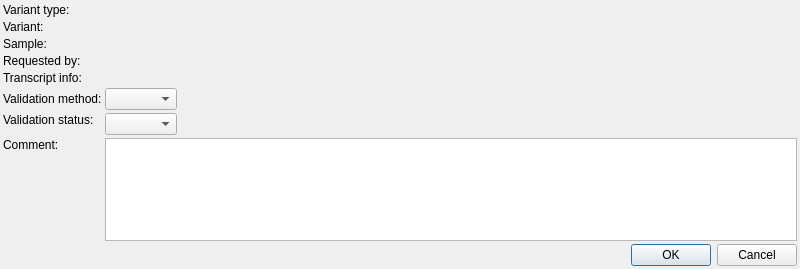
<?xml version="1.0" encoding="UTF-8"?>
<ui version="4.0">
 <class>ValidationDialog</class>
 <widget class="QDialog" name="ValidationDialog">
  <property name="geometry">
   <rect>
    <x>0</x>
    <y>0</y>
    <width>800</width>
    <height>269</height>
   </rect>
  </property>
  <property name="minimumSize">
   <size>
    <width>800</width>
    <height>0</height>
   </size>
  </property>
  <property name="windowTitle">
   <string>Set validation status</string>
  </property>
  <layout class="QGridLayout" name="gridLayout">
   <property name="leftMargin">
    <number>3</number>
   </property>
   <property name="topMargin">
    <number>3</number>
   </property>
   <property name="rightMargin">
    <number>3</number>
   </property>
   <property name="bottomMargin">
    <number>3</number>
   </property>
   <property name="spacing">
    <number>3</number>
   </property>
   <item row="0" column="0">
    <widget class="QLabel" name="label_7">
     <property name="text">
      <string>Variant type:</string>
     </property>
    </widget>
   </item>
   <item row="0" column="1">
    <widget class="QLabel" name="variant_type">
     <property name="text">
      <string/>
     </property>
    </widget>
   </item>
   <item row="1" column="0">
    <widget class="QLabel" name="label_4">
     <property name="text">
      <string>Variant:</string>
     </property>
     <property name="alignment">
      <set>Qt::AlignLeading|Qt::AlignLeft|Qt::AlignTop</set>
     </property>
    </widget>
   </item>
   <item row="1" column="1">
    <widget class="QLabel" name="variant">
     <property name="text">
      <string/>
     </property>
     <property name="textInteractionFlags">
      <set>Qt::LinksAccessibleByMouse|Qt::TextSelectableByMouse</set>
     </property>
    </widget>
   </item>
   <item row="2" column="0">
    <widget class="QLabel" name="label_3">
     <property name="text">
      <string>Sample:</string>
     </property>
     <property name="alignment">
      <set>Qt::AlignLeading|Qt::AlignLeft|Qt::AlignTop</set>
     </property>
    </widget>
   </item>
   <item row="2" column="1">
    <widget class="QLabel" name="sample">
     <property name="text">
      <string/>
     </property>
     <property name="textInteractionFlags">
      <set>Qt::LinksAccessibleByMouse|Qt::TextSelectableByMouse</set>
     </property>
    </widget>
   </item>
   <item row="3" column="0">
    <widget class="QLabel" name="label_5">
     <property name="text">
      <string>Requested by:</string>
     </property>
     <property name="alignment">
      <set>Qt::AlignLeading|Qt::AlignLeft|Qt::AlignTop</set>
     </property>
    </widget>
   </item>
   <item row="3" column="1">
    <widget class="QLabel" name="requested_by">
     <property name="text">
      <string/>
     </property>
     <property name="textInteractionFlags">
      <set>Qt::LinksAccessibleByMouse|Qt::TextSelectableByMouse</set>
     </property>
    </widget>
   </item>
   <item row="4" column="0">
    <widget class="QLabel" name="label_6">
     <property name="text">
      <string>Transcript info:</string>
     </property>
     <property name="alignment">
      <set>Qt::AlignLeading|Qt::AlignLeft|Qt::AlignTop</set>
     </property>
    </widget>
   </item>
   <item row="4" column="1">
    <widget class="QLabel" name="transcript_info">
     <property name="text">
      <string/>
     </property>
     <property name="textFormat">
      <enum>Qt::RichText</enum>
     </property>
     <property name="wordWrap">
      <bool>true</bool>
     </property>
     <property name="textInteractionFlags">
      <set>Qt::LinksAccessibleByMouse|Qt::TextSelectableByMouse</set>
     </property>
    </widget>
   </item>
   <item row="5" column="0">
    <widget class="QLabel" name="label_8">
     <property name="text">
      <string>Validation method:</string>
     </property>
    </widget>
   </item>
   <item row="5" column="1">
    <layout class="QHBoxLayout" name="horizontalLayout_2">
     <item>
      <widget class="QComboBox" name="method"/>
     </item>
     <item>
      <spacer name="horizontalSpacer_2">
       <property name="orientation">
        <enum>Qt::Horizontal</enum>
       </property>
       <property name="sizeHint" stdset="0">
        <size>
         <width>40</width>
         <height>20</height>
        </size>
       </property>
      </spacer>
     </item>
    </layout>
   </item>
   <item row="6" column="0">
    <widget class="QLabel" name="label">
     <property name="text">
      <string>Validation status:</string>
     </property>
     <property name="alignment">
      <set>Qt::AlignLeading|Qt::AlignLeft|Qt::AlignTop</set>
     </property>
    </widget>
   </item>
   <item row="6" column="1">
    <layout class="QHBoxLayout" name="horizontalLayout">
     <item>
      <widget class="QComboBox" name="status"/>
     </item>
     <item>
      <spacer name="horizontalSpacer">
       <property name="orientation">
        <enum>Qt::Horizontal</enum>
       </property>
       <property name="sizeHint" stdset="0">
        <size>
         <width>40</width>
         <height>20</height>
        </size>
       </property>
      </spacer>
     </item>
    </layout>
   </item>
   <item row="7" column="0">
    <widget class="QLabel" name="label_2">
     <property name="text">
      <string>&lt;html&gt;&lt;head/&gt;&lt;body&gt;&lt;p&gt;Comment:&lt;/p&gt;&lt;/body&gt;&lt;/html&gt;</string>
     </property>
     <property name="alignment">
      <set>Qt::AlignLeading|Qt::AlignLeft|Qt::AlignTop</set>
     </property>
    </widget>
   </item>
   <item row="7" column="1">
    <widget class="QTextEdit" name="comment">
     <property name="html">
      <string>&lt;!DOCTYPE HTML PUBLIC &quot;-//W3C//DTD HTML 4.0//EN&quot; &quot;http://www.w3.org/TR/REC-html40/strict.dtd&quot;&gt;
&lt;html&gt;&lt;head&gt;&lt;meta name=&quot;qrichtext&quot; content=&quot;1&quot; /&gt;&lt;style type=&quot;text/css&quot;&gt;
p, li { white-space: pre-wrap; }
&lt;/style&gt;&lt;/head&gt;&lt;body style=&quot; font-family:'MS Shell Dlg 2'; font-size:8.25pt; font-weight:400; font-style:normal;&quot;&gt;
&lt;p style=&quot;-qt-paragraph-type:empty; margin-top:0px; margin-bottom:0px; margin-left:0px; margin-right:0px; -qt-block-indent:0; text-indent:0px; font-size:8pt;&quot;&gt;&lt;br /&gt;&lt;/p&gt;&lt;/body&gt;&lt;/html&gt;</string>
     </property>
    </widget>
   </item>
   <item row="8" column="0" colspan="2">
    <widget class="QDialogButtonBox" name="buttons">
     <property name="orientation">
      <enum>Qt::Horizontal</enum>
     </property>
     <property name="standardButtons">
      <set>QDialogButtonBox::Cancel|QDialogButtonBox::Ok</set>
     </property>
    </widget>
   </item>
  </layout>
 </widget>
 <resources/>
 <connections>
  <connection>
   <sender>buttons</sender>
   <signal>accepted()</signal>
   <receiver>ValidationDialog</receiver>
   <slot>accept()</slot>
   <hints>
    <hint type="sourcelabel">
     <x>248</x>
     <y>254</y>
    </hint>
    <hint type="destinationlabel">
     <x>157</x>
     <y>274</y>
    </hint>
   </hints>
  </connection>
  <connection>
   <sender>buttons</sender>
   <signal>rejected()</signal>
   <receiver>ValidationDialog</receiver>
   <slot>reject()</slot>
   <hints>
    <hint type="sourcelabel">
     <x>316</x>
     <y>260</y>
    </hint>
    <hint type="destinationlabel">
     <x>286</x>
     <y>274</y>
    </hint>
   </hints>
  </connection>
 </connections>
</ui>
